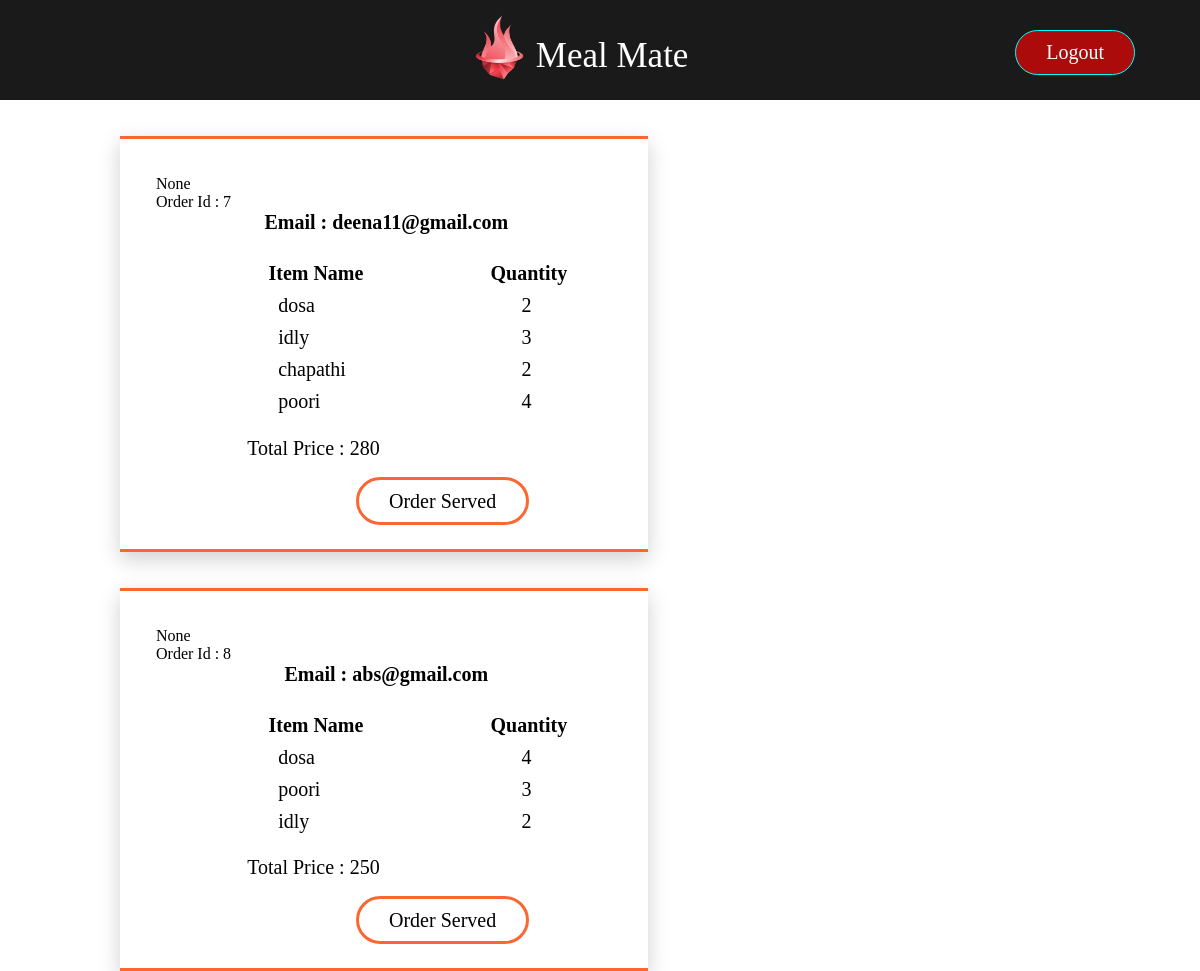
The page /viewOrders (signed in) on the database as committed earlier.
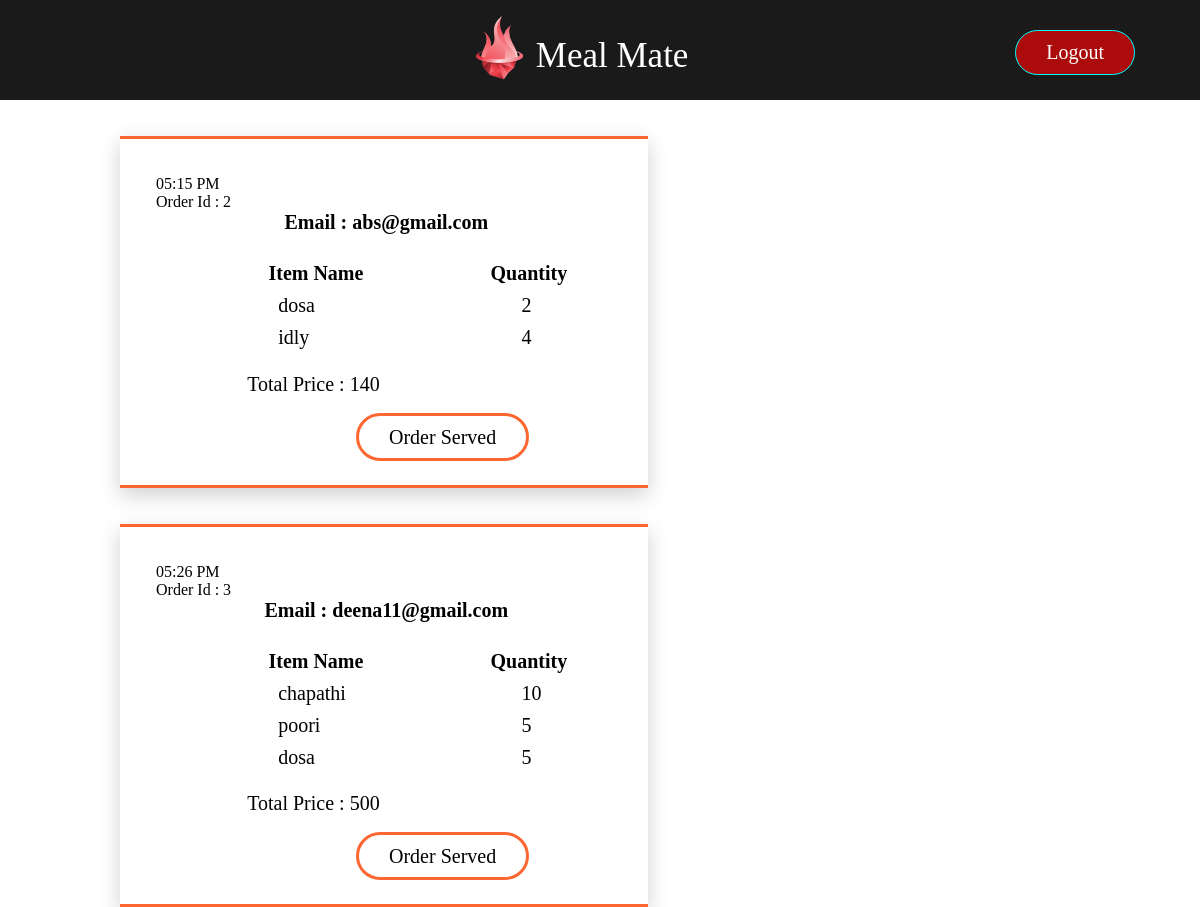
The same page on the database as committed later.
### app.py (models this page shows, shortened)
class orders(db.Model):
    __tablename__ = "orders"
    id = db.Column(db.Integer,primary_key = True)
    email = db.Column(db.Text)
    order = db.Column(db.Text)
    total_price = db.Column(db.Integer)
    time = db.Column(db.Text)

### app.py (the view)
@app.route('/viewOrders')
@login_required
def viewOrders():
    if current_user.is_authenticated and current_user.role == 'employee':
        list_of_orders = []
        all_orders = orders.query.all()
        for order_ in all_orders:
            id = order_.id
            email = order_.email
            items = json.loads(order_.order)
            price = order_.total_price
            time = order_.time
            list_of_orders.append([id,email,items,price,time])
        return render_template('viewOrders.html',list_of_orders = list_of_orders)
    else:
        return 'Entry Restricted! Only Employees Allowed'

### app.py (called while the page is built)
@login_manager.user_loader
def load_user(id):
    return signup.query.get(id)

### templates/viewOrders.html (shortened to what this page needs)
{% extends 'base.html' %}  {% block content %} {% for order in list_of_orders %}
<body class="viewOrdersBody">
    <div class="viewOrders">
      <p>{{ order[4] }}</p>
      <p>Order Id : {{ order[0] }}</p>
      <p class="title">Email : {{ order[1] }}</p>
      <table class="table">
        <tr class="heading">
          <th class="one">Item Name</th>
          <th class="two">Quantity</th>
        </tr>
        {% for item in order[2] %}
        <tr class="order">
          <td class="one">{{ item[0] }}</td>
          <td class="two">{{ item[1] }}</td>
        </tr>
        {% endfor %}
      </table>
      <br />
      <p class="price">Total Price : <span>{{ order[3] }}</span></p>
      <br />
      <a href="/deleteOrder/{{order[0]}}" class="delete_order">Order Served</a>
    </div>
</body>
{% endfor %} {% endblock %}

### templates/base.html (shortened to what this page needs)
<!DOCTYPE html>
<html lang="en">
  <head>
    <link rel="stylesheet" href="static/main.css" />
  </head>
  <body>
    <nav class="navigation">
      <ul class="nav">
        <li class="menu_icon">
          <a href="" onclick="showSideBar(event)" class="show_button"
            ><img src="static\menu_icon.png" alt="" class="show_button"
          /></a>
        </li>
        <li class="nav_img">
          <img src="static/logo.png" alt="" />
          <p>Meal Mate</p>
        </li>
        <li class="logOut">
            <a href="/logout">
              <p>Logout</p></a
            >
        </li>
      </ul>
    </nav>
    {% block content %} {% endblock %}
  </body>
</html>

### static/main.css (style rules this page uses)
* { margin: 0px; padding: 0px; }
.navigation { width: 100%; height: 100px; background-color: rgba(0, 0, 0, 0.899); opacity: 1; transition: opacity 0.3s ease-in-out; }
.nav { display: flex; list-style: none; align-items: center; vertical-align: middle; justify-content: space-between; }
.menu_icon { padding-left: 2%; margin-bottom: 10px; }
.nav_img { height: 100px; width: 33%; padding-left: 33%; padding-right: 25%; }
.nav_img img { min-width: 30px; min-height: 40px; max-width: 130px; max-height: 70px; display: inline; padding-top: 5px; }
.nav_img p { display: inline; font-size: 35px; vertical-align: 16px; color: white; }
.nav a img { min-width: 50px; min-height: 50px; padding-right: 0px; }
.logOut { margin-right: 65px; }
.logOut a { clear: both; float: left; border: 1px solid aqua; border-radius: 30px; padding: 10px; margin-top: 30px; margin-bottom: 40px; padding-left: 30px; padding-right: 30px; background-color: rgba(198, 9, 9, 0.845); color: white; font-weight: 500; margin-left: 5px; font-size: 20px; text-decoration: none; }
.title { text-align: center; padding-top: 100px; padding-left: 90px; font-size: 30px; width: 55%; height: 400px; color: rgba(68, 179, 8, 0.882); float: left; }
.price { height: 25px; width: 75%; margin-bottom: 10px; }
.viewOrders { margin: 3% 20% 0% 10%; width: 38%; max-width: 600px; padding: 3% 3%; box-shadow: 0 7px 20px 0 rgba(0, 0, 0, 0.19); border-top: 3px solid rgb(252, 103, 49); border-bottom: 3px solid rgb(252, 103, 49); border-left: none; border-right: none; color: black !important; }
.title { color: black; font-weight: 600; margin-bottom: 1%; margin-right: 5%; padding: 0 17%; font-size: 20px; display: block; height: 20px; float: right; }
.table { display: block; margin-top: 10%; margin-left: 1%; width: 100%; font-size: 20px; }
.heading { width: 100%; height: 30px; }
.heading .one { width: 80%; padding-left: 5%; padding-right: 5%; }
.heading .two { width: 80%; padding-left: 5%; padding-right: 3%; }
.order { width: 100%; height: 30px; }
.order .one { width: 80%; padding-left: 30%; padding-right: 5%; }
.order .two { width: 80%; padding-left: 13%; padding-right: 5%; }
.price { font-size: 20px; margin-left: 20%; }
.price span { color: black; }
.delete_order { clear: both; border: 1px solid aqua; border-radius: 30px; padding: 10px; padding-left: 30px; padding-right: 30px; border: 3px solid rgb(252, 103, 49); color: black; font-weight: 500; margin-left: 200px; font-size: 20px; text-decoration: none; transition: 5ms all ease-in-out; }

Rows that differ between the two databases and show on the page:
removed orders: order "None", id "7", email "deena11@gmail.com", item "dosa" "idly" "chapathi" "poori", item "2" "3" "2" "4", total_price "280"
removed orders: order "None", id "8", email "abs@gmail.com", item "dosa" "poori" "idly", item "4" "3" "2", total_price "250"
added orders: time "05:15 PM", id "2", email "abs@gmail.com", item "dosa" "idly", item "2" "4", total_price "140"
added orders: time "05:26 PM", id "3", email "deena11@gmail.com", item "chapathi" "poori" "dosa", item "10" "5" "5", total_price "500"
